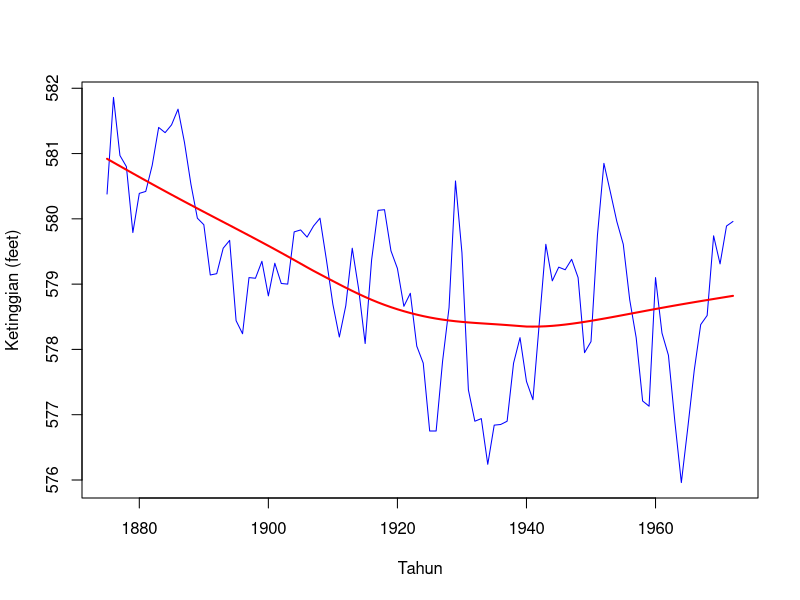
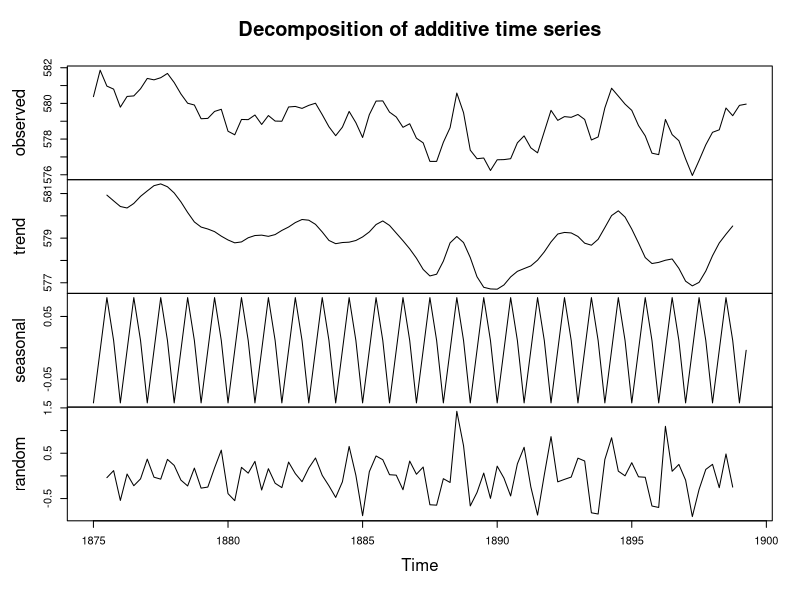
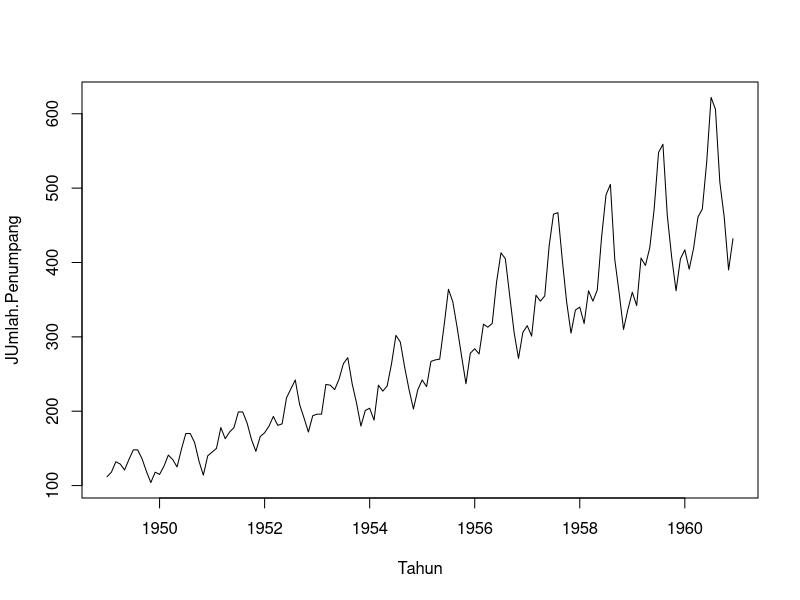
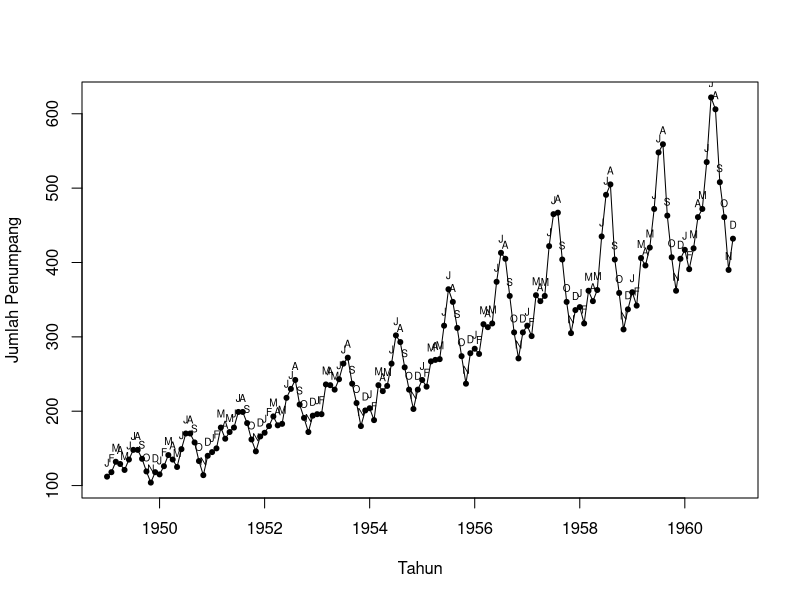
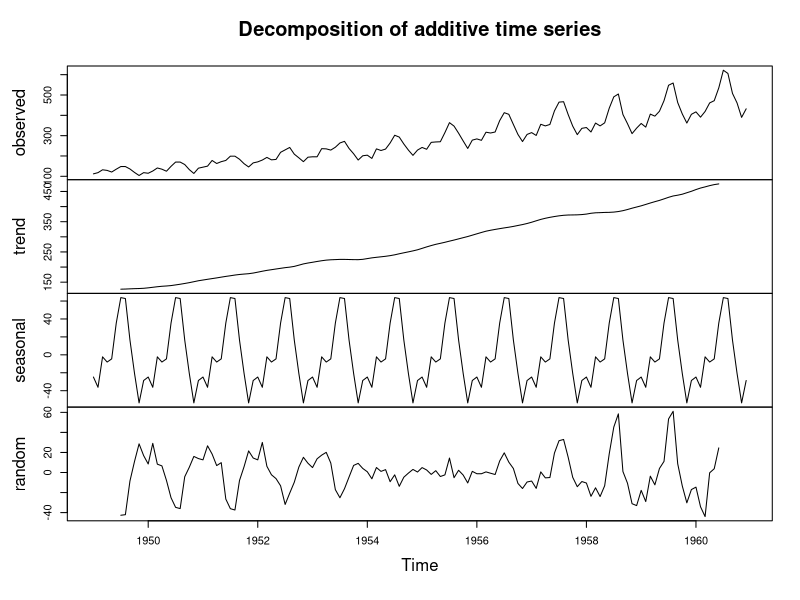

Reproduce these figures in R, in order.
## ---- chunk 1
knitr::opts_chunk$set(echo = TRUE)
## ---- chunk 2
# Nomor 1 Dataset LakeHuron
library(datasets)
help('datasets')
plot(LakeHuron, ylab = "Ketinggian (feet)", xlab = "Tahun",col='blue')
lines(lowess(LakeHuron),col='red',lwd=2)
## ---- chunk 3
#Mengkonversi ke time series
ts_data <- ts(LakeHuron, start = 1875, frequency = 4)
dekomposisi<-decompose(ts_data,type = 'additive')
plot(dekomposisi)

## ---- chunk 4
#NOMOR 2 DATASET AIRPASSENGERS
library(datasets)
help("datasets")
plot(AirPassengers,xlab='Tahun',ylab='JUmlah.Penumpang')


#spesifikasi
# Data bawaan
data(AirPassengers)
# Membuat vektor huruf bulan (JFMAMJJASOND) sebanyak panjang data
bulan <- rep(c("J", "F", "M", "A", "M", "J", "J", "A", "S", "O", "N", "D"), length.out = length(AirPassengers))
# Plot time series
plot(AirPassengers, type = "o", pch = 20, xlab = "Tahun", ylab = "Jumlah Penumpang")
# Tambahkan label bulan di setiap titik
text(time(AirPassengers), AirPassengers, labels = bulan, pos = 3, cex = 0.6)


# Mengkonversi ke time series  (dekomposisi)
ts_data<-AirPassengers
dekomposisi<-decompose(ts_data, type='additive')
plot(dekomposisi)

## ---- chunk 5

